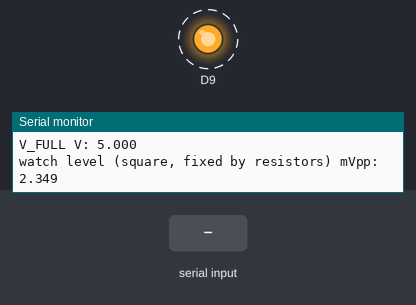
The sketch below on a simulated Arduino Uno R4 Minima. Parts: output pins drawn as LEDs (lit = HIGH), the last lines printed to the serial monitor. Dashed ring = blinking. The test bench sets the inputs (shaded band).

Above: at 2.55 s.
2.8 s: "f90\n" received over Serial
At 3.27 s:
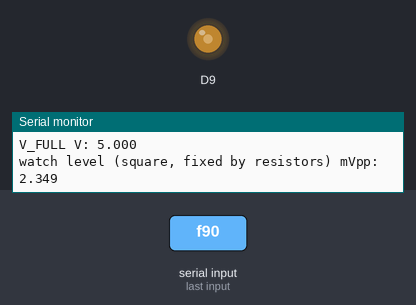
5.8 s: "h90\n" received over Serial
At 7.0 s:
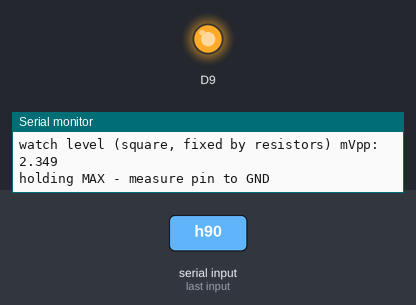
7.3 s: "o90\n" received over Serial
10.3 s: "h,45\n" received over Serial
11.8 s: "o,45\n" received over Serial
Timing chart, 0 to 15.8 s (numbered marks = the images above; inputs shaded):
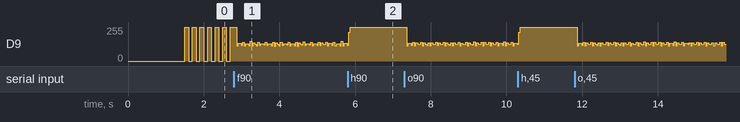

The sketch:

watch_tone_5hz.ino
```cpp
/*
  watch_tone_5hz.ino - Arduino UNO R4 (WiFi or Minima): 5 Hz, 2 mVpp test tone for the Pixel Watch ECG.

  Wiring (Siqi's setup 2):
      OUT pin --[ R_TOP 1 MOhm ]--+--[ R_BOT 470 Ohm ]-- Arduino GND -- watch BACK
                                  |
                              watch CROWN
  At the watch:  V_watch = V_pin x R_BOT / (R_TOP + R_BOT) = V_pin / 2128.7
  so 2 mVpp at the watch needs 4.257 Vpp at the pin.

  Three output modes (set MODE below):
    MODE_PWM_SINE  (default)  D9, 20 kHz PWM whose duty follows a 5 Hz sine.
                   Uses the wiring as drawn. ADD 1 uF ACROSS THE 470 Ohm (crown to back).
                   It removes the 20 kHz PWM ripple (2.35 mVpp -> ~0.04 mVpp) and
                   changes the 5 Hz level by < 0.01 %.
    MODE_DAC_SINE  A0 (the R4's 12-bit DAC), a clean sine with no ripple and no capacitor needed.
                   Move the 1 MOhm from D9 to A0 (and the thermistor of setup 1 to A1).
    MODE_SQUARE    D9 toggled 0/5 V at 5 Hz. The level is fixed by the resistors:
                   5 V / 2128.7 = 2.35 mVpp square (fundamental ~3.0 mVpp sine).
                   For exactly 2.00 mVpp use R_BOT = 400 Ohm (e.g. 470 || 2.7k).

  Serial monitor at 115200, commands end with Enter:
    o          output on (it starts ON)
    x          output off (holds the mid level, so the watch sees no step)
    f 5        frequency in Hz
    a 2        amplitude in mVpp at the watch (sine modes)
    h / l      hold the pin at its maximum / minimum (measure them with a multimeter, then use v)
    v 4.93     the measured (max - min) pin voltage, in volts; this calibrates the level
    ?          status
  Level accuracy depends on V_FULL (the default is 5.00 V; USB power on an R4 is often 4.7-5.0 V)
  and the real resistor values. Always check on the scope (+-50 mV range) before the watch.
*/

#include "pwm.h"

#define MODE_PWM_SINE 0
#define MODE_DAC_SINE 1
#define MODE_SQUARE   2

// ---------------- settings ----------------
#define MODE MODE_SQUARE

const int   OUT_PIN       = (MODE == MODE_DAC_SINE) ? DAC : 9;  // DAC = A0 on the UNO R4
float       toneHz        = 5.0f;       // tone frequency
float       targetMvpp    = 2.0f;       // at the watch (crown - back)
float       vFull         = 5.00f;      // pin swing at 100 % duty / full DAC code, volts (measure: h, l, v)
const float R_TOP         = 1.0e6f;     // series resistor, Ohm (measured value is better)
const float R_BOT         = 470.0f;     // resistor across the watch, Ohm
const float PWM_HZ        = 20000.0f;   // PWM carrier (MODE_PWM_SINE)
const uint32_t UPDATE_US  = 500;        // sine update every 0.5 ms = 2 kHz
// ------------------------------------------

#if MODE == MODE_PWM_SINE
PwmOut pwm(9);
#endif

enum State { ON, OFF, HOLD_HI, HOLD_LO };
State state = ON;
float swing = 0;            // 0..1 fraction of full scale, peak-to-peak
uint32_t t0 = 0, nextUs = 0;
bool lastSq = false;

float divider() { return R_BOT / (R_TOP + R_BOT); }

void computeSwing() {
  float pinVpp = targetMvpp / 1000.0f / divider();
  swing = pinVpp / vFull;
  if (swing > 0.98f) {
    Serial.print("! ");
    Serial.print(targetMvpp, 3);
    Serial.println(" mVpp needs more than the pin can swing; clamped");
    swing = 0.98f;
  }
}

void writeLevel(float frac) {          // frac 0..1 of full scale
  if (frac < 0) frac = 0;
  if (frac > 1) frac = 1;
#if MODE == MODE_PWM_SINE
  pwm.pulse_perc(frac * 100.0f);
#elif MODE == MODE_DAC_SINE
  analogWrite(DAC, (int)(frac * 4095.0f + 0.5f));
#else
  digitalWrite(OUT_PIN, frac >= 0.5f ? HIGH : LOW);
#endif
}

void status() {
  const char *names[] = {"PWM sine on D9", "DAC sine on A0", "square on D9"};
  Serial.print("mode: "); Serial.println(names[MODE]);
  Serial.print("state: "); Serial.println(state == ON ? "ON" : state == OFF ? "OFF" : state == HOLD_HI ? "HOLD HIGH" : "HOLD LOW");
  Serial.print("frequency Hz: "); Serial.println(toneHz, 3);
  Serial.print("divider: 1/"); Serial.println(1.0f / divider(), 1);
  Serial.print("V_FULL V: "); Serial.println(vFull, 3);
  if (MODE == MODE_SQUARE) {
    Serial.print("watch level (square, fixed by resistors) mVpp: ");
    Serial.println(vFull * divider() * 1000.0f, 3);
  } else {
    Serial.print("pin Vpp: "); Serial.println(swing * vFull, 3);
    Serial.print("watch level (calculated) mVpp: "); Serial.println(swing * vFull * divider() * 1000.0f, 3);
    Serial.print("watch DC offset (calculated) mV: "); Serial.println(0.5f * vFull * divider() * 1000.0f, 3);
  }
}

void handleSerial() {
  static char buf[32];
  static uint8_t n = 0;
  while (Serial.available()) {
    char c = Serial.read();
    if (c != '\n' && c != '\r') {
      if (n < sizeof(buf) - 1) buf[n++] = c;
      continue;
    }
    if (n == 0) continue;
    buf[n] = 0;
    n = 0;
    float val = atof(buf + 1);
    switch (buf[0]) {
      case 'o': state = ON; t0 = micros(); Serial.println("ON"); break;
      case 'x': state = OFF; writeLevel(MODE == MODE_SQUARE ? 0.0f : 0.5f); Serial.println("OFF"); break;
      case 'h': state = HOLD_HI; writeLevel(1.0f); Serial.println("holding MAX - measure pin to GND"); break;
      case 'l': state = HOLD_LO; writeLevel(0.0f); Serial.println("holding MIN - measure pin to GND"); break;
      case 'f': if (val > 0.1f && val < 100.0f) { toneHz = val; t0 = micros(); } status(); break;
      case 'a': if (val > 0.0f) { targetMvpp = val; computeSwing(); } status(); break;
      case 'v': if (val > 1.0f && val < 6.0f) { vFull = val; computeSwing(); } status(); break;
      default: status();
    }
  }
}

void setup() {
  Serial.begin(115200);
#if MODE == MODE_PWM_SINE
  pwm.begin(PWM_HZ, 50.0f);
#elif MODE == MODE_DAC_SINE
  analogWriteResolution(12);
#else
  pinMode(OUT_PIN, OUTPUT);
#endif
  computeSwing();
  writeLevel(MODE == MODE_SQUARE ? 0.0f : 0.5f);
  delay(1500);                 // time to open the serial monitor
  status();
  t0 = micros();
  nextUs = t0;
}

void loop() {
  handleSerial();
  if (state != ON) return;
  uint32_t now = micros();
  if ((int32_t)(now - nextUs) < 0) return;
  nextUs += UPDATE_US;
  double t = (now - t0) * 1e-6;
  double ph = t * toneHz;
  ph -= floor(ph);                                   // 0..1 cycles
#if MODE == MODE_SQUARE
  bool hi = ph < 0.5;
  if (hi != lastSq) { digitalWrite(OUT_PIN, hi ? HIGH : LOW); lastSq = hi; }
#else
  writeLevel(0.5f + 0.5f * swing * (float)sin(2.0 * PI * ph));
#endif
}
```
